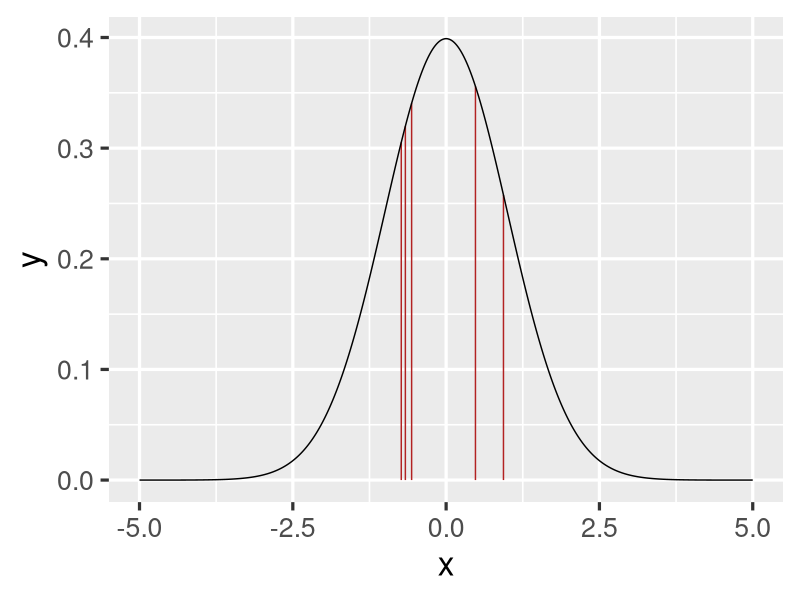
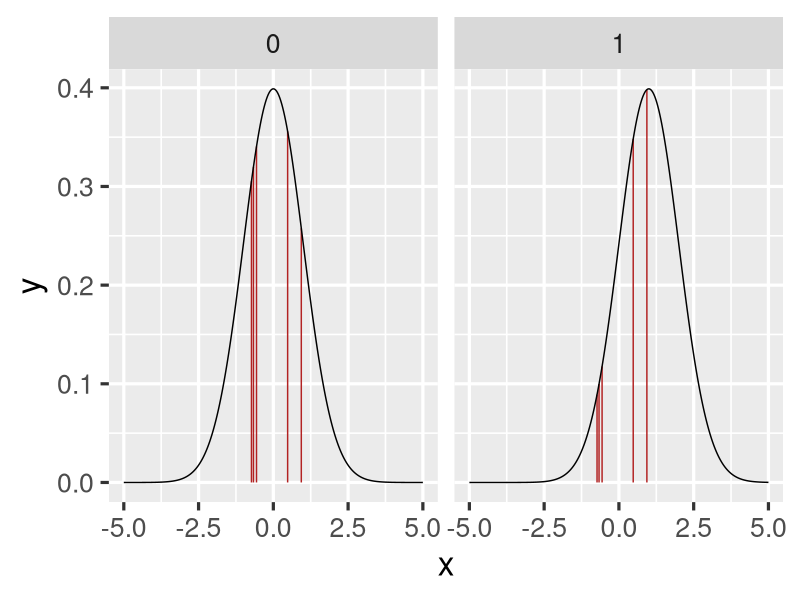

Write R code to recreate these figures, in order.

## ----setup, include=FALSE, echo=FALSE------------------------------------
require(knitr)
require(ggplot2)
opts_chunk$set(include=TRUE,cache=TRUE,fig.align='center')
options(digits = 3)


## ----,eval=FALSE---------------------------------------------------------
## sum(dpois(obs, rate))


## ----,eval=FALSE---------------------------------------------------------
## prod(dpois(obs, rate))


## ----,eval=FALSE---------------------------------------------------------
## exp(sum(log(dpois(obs, rate))))


## ----rand_print,echo=FALSE-----------------------------------------------
n <- 5
dat <- rnorm(n)
dat


## ----lik_plot,echo=FALSE,fig.height=4,fig.width=10-----------------------
df <- data.frame(x = rep(dat,2), y = c(dnorm(dat), rep(0, n)), groups = rep(1:n, 2))
df.2 <- data.frame(x = seq(-5, 5, by = .01), y = dnorm(seq(-5, 5, by = .01)))
ggplot(df, aes(x = x, y = y, group = groups)) + geom_line(color = "firebrick") + geom_line(data = df.2, aes(x = x, y = y, group = 1), color = "black") + theme_grey(base_size = 24) + xlim(c(-5, 5))


## ----lik_plot2,echo=FALSE,fig.height=7,fig.width=14----------------------
df <- data.frame(x = rep(dat,4), y = c(dnorm(dat), rep(0, n), dnorm(dat, mean = 1), rep(0, n)), groups = rep(1:n, 4), mu = rep(0:1, each = 2*n))
df.2 <- data.frame(x = rep(seq(-5, 5, by = .01), 2), y = c(dnorm(seq(-5, 5, by = .01)), dnorm(seq(-5, 5, by = .01), mean = 1)), mu = rep(0:1, each = length(seq(-5, 5, by = .01))))
ggplot(df, aes(x = x, y = y, group = groups)) + geom_line(color = "firebrick") + geom_line(data = df.2, aes(x = x, y = y, group = 1), color = "black") + theme_grey(base_size = 24) + facet_wrap(~mu) + xlim(c(-5, 5))


## ------------------------------------------------------------------------
logL <- function(coefs, y, x, sdr) {
  means <- coefs[1] + coefs[2] * x
  dat <- cbind(y, means, sdr)
  ll <- apply(dat, 1, function(x) dnorm(x[1], mean = x[2], sd = x[3]))
  return(sum(log(ll)))
}
bootS <- function(model.formula, df) {
  new.df <- df[sample(nrow(df), nrow(df), replace = TRUE),]
  mod <- lm(model.formula, data = new.df)
  return(coef(mod))
}
getRSD <- function(coefs, y, x) {
  y.hat <- coefs[1] + coefs[2] * x
  resids <- y - y.hat
  return(sd(resids))
}


## ----,echo=FALSE---------------------------------------------------------
options(digits = 5)


## ------------------------------------------------------------------------
data(women)
fit <- lm(weight ~ height, data = women)
fit.ll <- logL(coef(fit), women$weight, women$height, sd(residuals(fit)))
b <- t(replicate(100, bootS(weight ~ height, women)))
rsds <- apply(b, 1, function(x) getRSD(x, women$weight, women$height))
a <- cbind(b, rsds)
all.lls <- apply(a, 1, function(x) logL(x[1:2], women$weight, women$height, x[3]))
c(fit.ll, max(all.lls))


## ----,echo=FALSE---------------------------------------------------------
options(digits = 3)


## ------------------------------------------------------------------------
xs <- runif(10000, -3, 10)
xs[dnorm(xs) == max(dnorm(xs))]


## ----mc_code-------------------------------------------------------------
islands <- 1:6
visits <- rep(NA, times = 100000)
visits[1] <- sample(islands, 1)
for (i in 1:(length(visits) - 1)) {
  if (visits[i] == 1) {
    choose.direction <- sample(c(0, 1), 1)
  } else if (visits[i] == 6) {
    choose.direction <- sample(c(-1, 0), 1)
  } else {
    choose.direction <- sample(c(-1, 1), 1)
  }
  if (islands[visits[i]] < islands[visits[i] + choose.direction]) {
    visits[i + 1] <- visits[i] + choose.direction
  } else if (runif(1) < islands[visits[i] + choose.direction]/islands[visits[i]]) {
    visits[i + 1] <- islands[visits[i]] + choose.direction
  } else {
    visits[i + 1] <- visits[i]
  }
}


## ----run_mc--------------------------------------------------------------
mcmc.approx <- table(visits)/length(visits)
true.props <- islands/sum(islands)
names(true.props) <- names(mcmc.approx)

mcmc.approx
true.props


